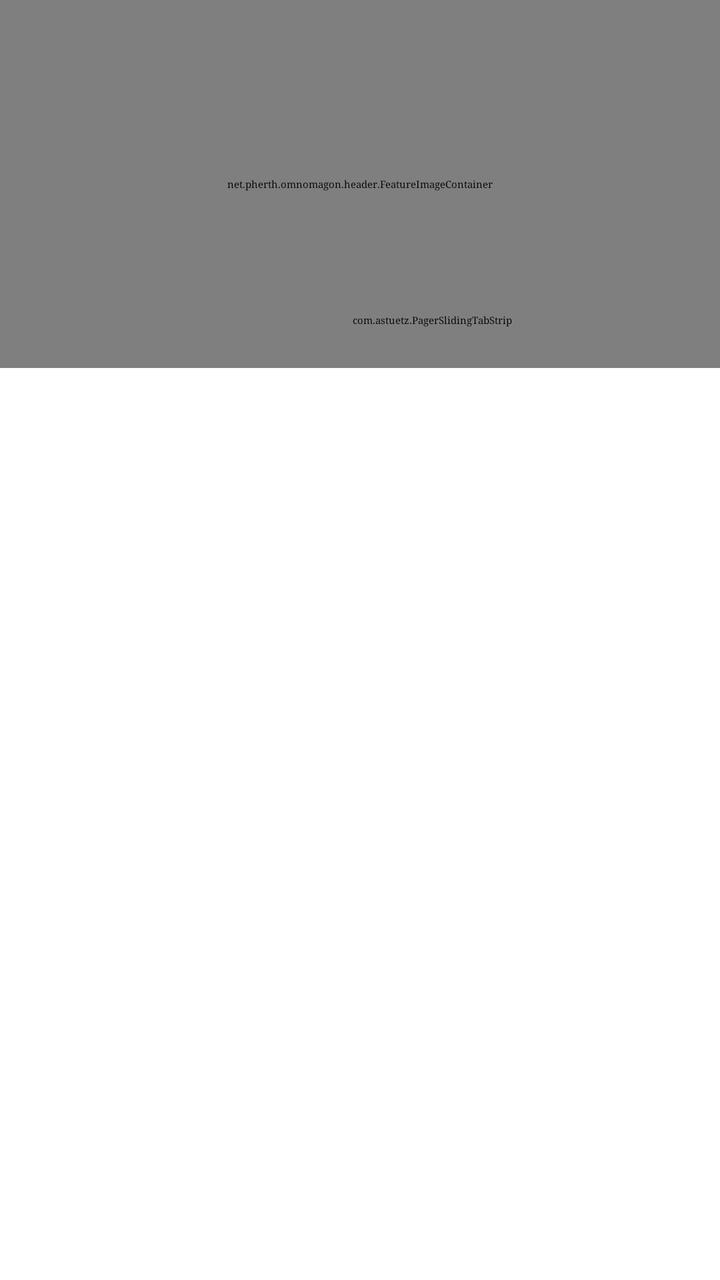
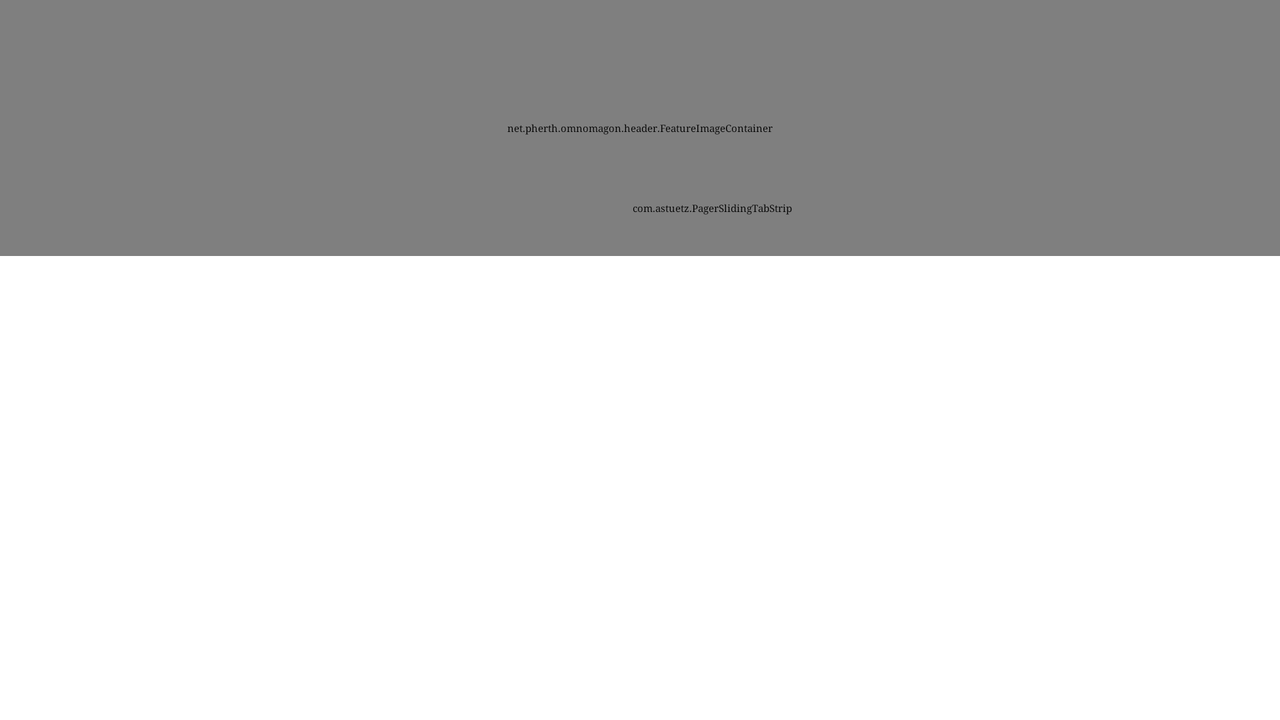

Compare how this app lays out the same screen by default and in its alternative resource folder. The renders come first, then the two layout files and the values they reference.
<!-- AndroidManifest.xml: application theme MensaTheme -->
<!-- res/layout/menu_overview.xml -->
<?xml version="1.0" encoding="utf-8"?>
<LinearLayout xmlns:android="http://schemas.android.com/apk/res/android" xmlns:app="http://schemas.android.com/apk/res-auto"
        android:orientation="vertical"
        android:layout_width="match_parent"
        android:layout_height="match_parent"
        >

    <RelativeLayout
            android:id="@+id/menu_overview_header_layout"
            android:layout_width="match_parent"
            android:layout_height="@dimen/menu_overview_header_layout_height"
            >

        <net.pherth.omnomagon.header.FeatureImageContainer
                android:id="@+id/menu_overview_header_container"
                android:focusable="false"
                android:focusableInTouchMode="false"
                android:scrollbars="none"
                android:scrollbarTrackHorizontal="@null"
                android:fadingEdge="none"
                android:overScrollMode="never"
                android:layout_width="match_parent"
                android:layout_height="match_parent"
                >

            <ImageView
                    android:id="@+id/menu_overview_header_image"
                    android:layout_width="wrap_content"
                    android:layout_height="match_parent"
                    android:scaleType="center"
                    />

        </net.pherth.omnomagon.header.FeatureImageContainer>

        <View
                android:layout_width="match_parent"
                android:layout_height="match_parent"
                android:focusable="true"
                android:focusableInTouchMode="true"
                android:background="@drawable/feature_image_overlay"
                />

        <android.support.v7.widget.Toolbar
                app:popupTheme="@style/OmnomagonPopupTheme"
                android:id="@+id/support_actionbar"
                android:layout_marginTop="@dimen/actionbar_margin_top"
                android:layout_width="match_parent"
                android:layout_height="56dp"
                />

        <TextView
                android:id="@+id/menu_overview_header_mensa_name"
                android:gravity="center_vertical"
                android:singleLine="true"
                android:textSize="34sp"
                android:textColor="@color/white"
                android:layout_below="@+id/support_actionbar"
                android:layout_above="@+id/menu_overview_tabs"
                android:layout_marginLeft="72dp"
                android:layout_marginStart="72dp"
                android:layout_width="wrap_content"
                android:layout_height="wrap_content"
                />

        <com.astuetz.PagerSlidingTabStrip
                android:id="@+id/menu_overview_tabs"
                android:layout_marginLeft="72dp"
                android:layout_marginStart="72dp"
                android:layout_alignParentBottom="true"
                android:layout_width="match_parent"
                android:layout_height="48dp"
                />

    </RelativeLayout>

    <android.support.v4.view.ViewPager
            android:id="@+id/menu_overview_view_pager"
            android:layout_width="match_parent"
            android:layout_height="match_parent"
            />

</LinearLayout>
<!-- resources referenced by this layout -->
<resources>
  <color name="white">#FFFFFF</color>
  <!-- from res/values-v19/ -->
  <dimen name="actionbar_margin_top">24dp</dimen>
  <!-- from res/values-v21/ -->
  <dimen name="menu_overview_header_layout_height">184dp</dimen>
  <!-- drawable feature_image_overlay (drawable) -->
  <?xml version="1.0" encoding="utf-8"?>
  <shape xmlns:android="http://schemas.android.com/apk/res/android">
      <gradient
              android:startColor="@color/black_0_percent"
              android:endColor="@color/black_50_percent"
              android:angle="270"/>
  </shape>
  <style name="OmnomagonPopupTheme" parent="ThemeOverlay.AppCompat.Light">
          <item name="android:textColorPrimary">@android:color/black</item>
      </style>
  <!-- from res/values-v11/ -->
  <style name="MensaTheme" parent="@style/Theme.Sherlock">
          <item name="vpiTitlePageIndicatorStyle">@style/CustomTitlePageIndicator</item>
          <item name="android:typeface">serif</item>
      </style>
  <!-- from res/values-v11/ -->
  <style name="CustomTitlePageIndicator" parent="Widget">
          <item name="footerLineHeight">0dp</item>
          <item name="footerIndicatorHeight">0dp</item>
          <item name="footerIndicatorStyle">none</item>
          <item name="selectedBold">false</item>
          <item name="footerPadding">20dp</item>
          <item name="titlePadding">15dp</item>
      </style>
</resources>
<!-- res/layout-land/menu_overview.xml (the repository's variant of the layout above) -->
<!-- drawn on the phone turned sideways -->
<?xml version="1.0" encoding="utf-8"?>
<LinearLayout xmlns:android="http://schemas.android.com/apk/res/android" xmlns:app="http://schemas.android.com/apk/res-auto"
        android:orientation="vertical"
        android:layout_width="match_parent"
        android:layout_height="match_parent"
        >

    <RelativeLayout
            android:id="@+id/menu_overview_header_layout"
            android:layout_width="match_parent"
            android:layout_height="@dimen/menu_overview_header_layout_height_landscape"
            >

        <net.pherth.omnomagon.header.FeatureImageContainer
                android:id="@+id/menu_overview_header_container"
                android:focusable="false"
                android:focusableInTouchMode="false"
                android:scrollbars="none"
                android:scrollbarTrackHorizontal="@null"
                android:fadingEdge="none"
                android:overScrollMode="never"
                android:layout_width="match_parent"
                android:layout_height="match_parent"
                >

            <ImageView
                    android:id="@+id/menu_overview_header_image"
                    android:layout_width="wrap_content"
                    android:layout_height="match_parent"
                    android:scaleType="centerCrop"
                    />

        </net.pherth.omnomagon.header.FeatureImageContainer>

        <View
                android:layout_width="match_parent"
                android:layout_height="match_parent"
                android:focusable="true"
                android:focusableInTouchMode="true"
                android:background="@drawable/feature_image_overlay"
                />

        <android.support.v7.widget.Toolbar
                app:popupTheme="@style/OmnomagonPopupTheme"
                app:contentInsetLeft="72dp"
                app:contentInsetStart="72dp"
                android:id="@+id/support_actionbar"
                android:layout_marginTop="@dimen/actionbar_margin_top"
                android:layout_width="match_parent"
                android:layout_height="56dp"
                />

        <com.astuetz.PagerSlidingTabStrip
                android:id="@+id/menu_overview_tabs"
                android:layout_marginLeft="72dp"
                android:layout_marginStart="72dp"
                android:layout_alignParentBottom="true"
                android:layout_width="match_parent"
                android:layout_height="48dp"
                />

    </RelativeLayout>

    <android.support.v4.view.ViewPager
            android:id="@+id/menu_overview_view_pager"
            android:layout_width="match_parent"
            android:layout_height="match_parent"
            />

</LinearLayout>
<!-- resources referenced by the variant -->
<!-- as the phone turned sideways resolves them -->
<resources>
  <!-- from res/values-v19/ -->
  <dimen name="actionbar_margin_top">24dp</dimen>
  <!-- from res/values-v19/ -->
  <dimen name="menu_overview_header_layout_height_landscape">128dp</dimen>
  <!-- drawable feature_image_overlay (drawable) -->
  <?xml version="1.0" encoding="utf-8"?>
  <shape xmlns:android="http://schemas.android.com/apk/res/android">
      <gradient
              android:startColor="@color/black_0_percent"
              android:endColor="@color/black_50_percent"
              android:angle="270"/>
  </shape>
  <style name="OmnomagonPopupTheme" parent="ThemeOverlay.AppCompat.Light">
          <item name="android:textColorPrimary">@android:color/black</item>
      </style>
  <!-- from res/values-v11/ -->
  <style name="MensaTheme" parent="@style/Theme.Sherlock">
          <item name="vpiTitlePageIndicatorStyle">@style/CustomTitlePageIndicator</item>
          <item name="android:typeface">serif</item>
      </style>
  <!-- from res/values-v11/ -->
  <style name="CustomTitlePageIndicator" parent="Widget">
          <item name="footerLineHeight">0dp</item>
          <item name="footerIndicatorHeight">0dp</item>
          <item name="footerIndicatorStyle">none</item>
          <item name="selectedBold">false</item>
          <item name="footerPadding">20dp</item>
          <item name="titlePadding">15dp</item>
      </style>
</resources>
